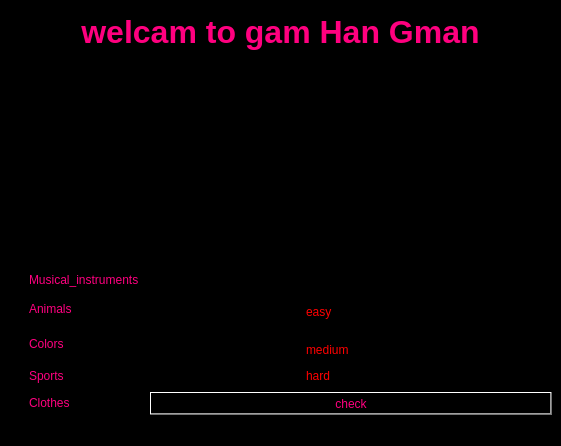
<?xml version="1.0" encoding="UTF-8"?>
<ui version="4.0">
 <class>MainWindow</class>
 <widget class="QMainWindow" name="MainWindow">
  <property name="geometry">
   <rect>
    <x>0</x>
    <y>0</y>
    <width>561</width>
    <height>446</height>
   </rect>
  </property>
  <property name="windowTitle">
   <string>MainWindow</string>
  </property>
  <property name="styleSheet">
   <string notr="true">background-color: rgb(0, 0, 0);</string>
  </property>
  <widget class="QWidget" name="centralwidget">
   <layout class="QGridLayout" name="gridLayout">
    <item row="5" column="0">
     <widget class="QRadioButton" name="rbtn_musical">
      <property name="styleSheet">
       <string notr="true">font: 700 20pt &quot;Segoe UI&quot;;
color: rgb(255, 0, 127);</string>
      </property>
      <property name="text">
       <string>Musical_instruments</string>
      </property>
      <attribute name="buttonGroup">
       <string notr="true">buttonGroup</string>
      </attribute>
     </widget>
    </item>
    <item row="8" column="2" colspan="2">
     <widget class="QRadioButton" name="rbtn_easy">
      <property name="styleSheet">
       <string notr="true">font: 700 20pt &quot;Segoe UI&quot;;
color: rgb(255, 0, 0);
background-color: rgb(0, 0, 0);
</string>
      </property>
      <property name="text">
       <string>easy</string>
      </property>
     </widget>
    </item>
    <item row="12" column="2" colspan="2">
     <widget class="QRadioButton" name="rbtn_hard">
      <property name="styleSheet">
       <string notr="true">font: 700 20pt &quot;Segoe UI&quot;;
color: rgb(255, 0, 0);
background-color: rgb(0, 0, 0);
</string>
      </property>
      <property name="text">
       <string>hard</string>
      </property>
     </widget>
    </item>
    <item row="12" column="0">
     <widget class="QRadioButton" name="rbtn_sports">
      <property name="styleSheet">
       <string notr="true">font: 700 20pt &quot;Segoe UI&quot;;
color: rgb(255, 0, 127);</string>
      </property>
      <property name="text">
       <string>Sports</string>
      </property>
      <attribute name="buttonGroup">
       <string notr="true">buttonGroup</string>
      </attribute>
     </widget>
    </item>
    <item row="11" column="2" colspan="2">
     <widget class="QRadioButton" name="rbtn_medium">
      <property name="styleSheet">
       <string notr="true">font: 700 20pt &quot;Segoe UI&quot;;
color: rgb(255, 0, 0);
background-color: rgb(0, 0, 0);
</string>
      </property>
      <property name="text">
       <string>medium</string>
      </property>
     </widget>
    </item>
    <item row="1" column="0" colspan="4">
     <widget class="QTextBrowser" name="text">
      <property name="styleSheet">
       <string notr="true">color: rgb(255, 0, 127);</string>
      </property>
      <property name="html">
       <string>&lt;!DOCTYPE HTML PUBLIC &quot;-//W3C//DTD HTML 4.0//EN&quot; &quot;http://www.w3.org/TR/REC-html40/strict.dtd&quot;&gt;
&lt;html&gt;&lt;head&gt;&lt;meta name=&quot;qrichtext&quot; content=&quot;1&quot; /&gt;&lt;meta charset=&quot;utf-8&quot; /&gt;&lt;style type=&quot;text/css&quot;&gt;
p, li { white-space: pre-wrap; }
hr { height: 1px; border-width: 0; }
li.unchecked::marker { content: &quot;\2610&quot;; }
li.checked::marker { content: &quot;\2612&quot;; }
&lt;/style&gt;&lt;/head&gt;&lt;body style=&quot; font-family:'Segoe UI'; font-size:9.75pt; font-weight:400; font-style:normal;&quot;&gt;
&lt;p align=&quot;center&quot; style=&quot; margin-top:0px; margin-bottom:0px; margin-left:0px; margin-right:0px; -qt-block-indent:0; text-indent:0px;&quot;&gt;&lt;span style=&quot; font-size:24pt; font-weight:700;&quot;&gt;welcam to gam Han Gman&lt;/span&gt;&lt;/p&gt;&lt;/body&gt;&lt;/html&gt;</string>
      </property>
     </widget>
    </item>
    <item row="13" column="0">
     <widget class="QRadioButton" name="rbtn_clothes">
      <property name="styleSheet">
       <string notr="true">font: 700 20pt &quot;Segoe UI&quot;;
color: rgb(255, 0, 127);</string>
      </property>
      <property name="text">
       <string>Clothes</string>
      </property>
      <attribute name="buttonGroup">
       <string notr="true">buttonGroup</string>
      </attribute>
     </widget>
    </item>
    <item row="7" column="0" rowspan="2">
     <widget class="QRadioButton" name="rbtn_animals">
      <property name="styleSheet">
       <string notr="true">font: 700 20pt &quot;Segoe UI&quot;;
color: rgb(255, 0, 127);</string>
      </property>
      <property name="text">
       <string>Animals</string>
      </property>
      <attribute name="buttonGroup">
       <string notr="true">buttonGroup</string>
      </attribute>
     </widget>
    </item>
    <item row="9" column="0" rowspan="3">
     <widget class="QRadioButton" name="rbtn_colors">
      <property name="styleSheet">
       <string notr="true">font: 700 20pt &quot;Segoe UI&quot;;
color: rgb(255, 0, 127);</string>
      </property>
      <property name="text">
       <string>Colors</string>
      </property>
      <attribute name="buttonGroup">
       <string notr="true">buttonGroup</string>
      </attribute>
     </widget>
    </item>
    <item row="13" column="1" colspan="3">
     <widget class="QPushButton" name="btn_check">
      <property name="styleSheet">
       <string notr="true">font: 700 20pt &quot;Segoe UI&quot;;
background-color: qconicalgradient(cx:0, cy:0, angle:14.8, stop:0 rgba(0, 0, 0, 0));
color: rgb(255, 0, 127);
</string>
      </property>
      <property name="text">
       <string>check</string>
      </property>
     </widget>
    </item>
   </layout>
  </widget>
  <widget class="QMenuBar" name="menubar">
   <property name="geometry">
    <rect>
     <x>0</x>
     <y>0</y>
     <width>561</width>
     <height>24</height>
    </rect>
   </property>
  </widget>
  <widget class="QStatusBar" name="statusbar"/>
 </widget>
 <resources/>
 <connections/>
 <buttongroups>
  <buttongroup name="buttonGroup"/>
 </buttongroups>
</ui>
